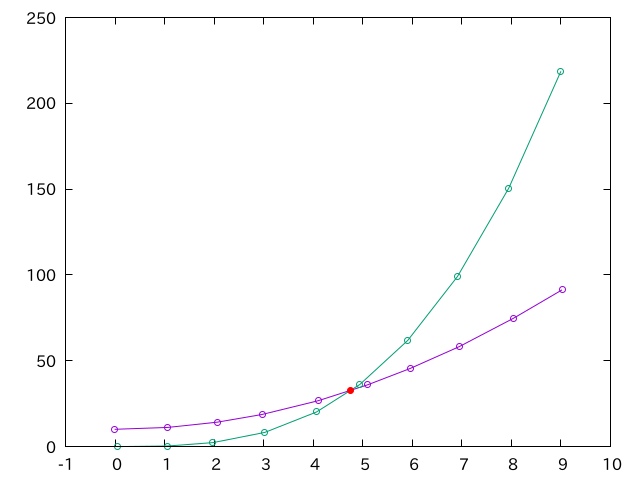

The gnuplot source for this figure:
set term pngcairo
set output "intersection.png"

unset key
p "data1.dat" w linespoints pt 6\
, "data2.dat" w linespoints pt 6\
, "intersection.dat" pt 7 lc rgb "red"
